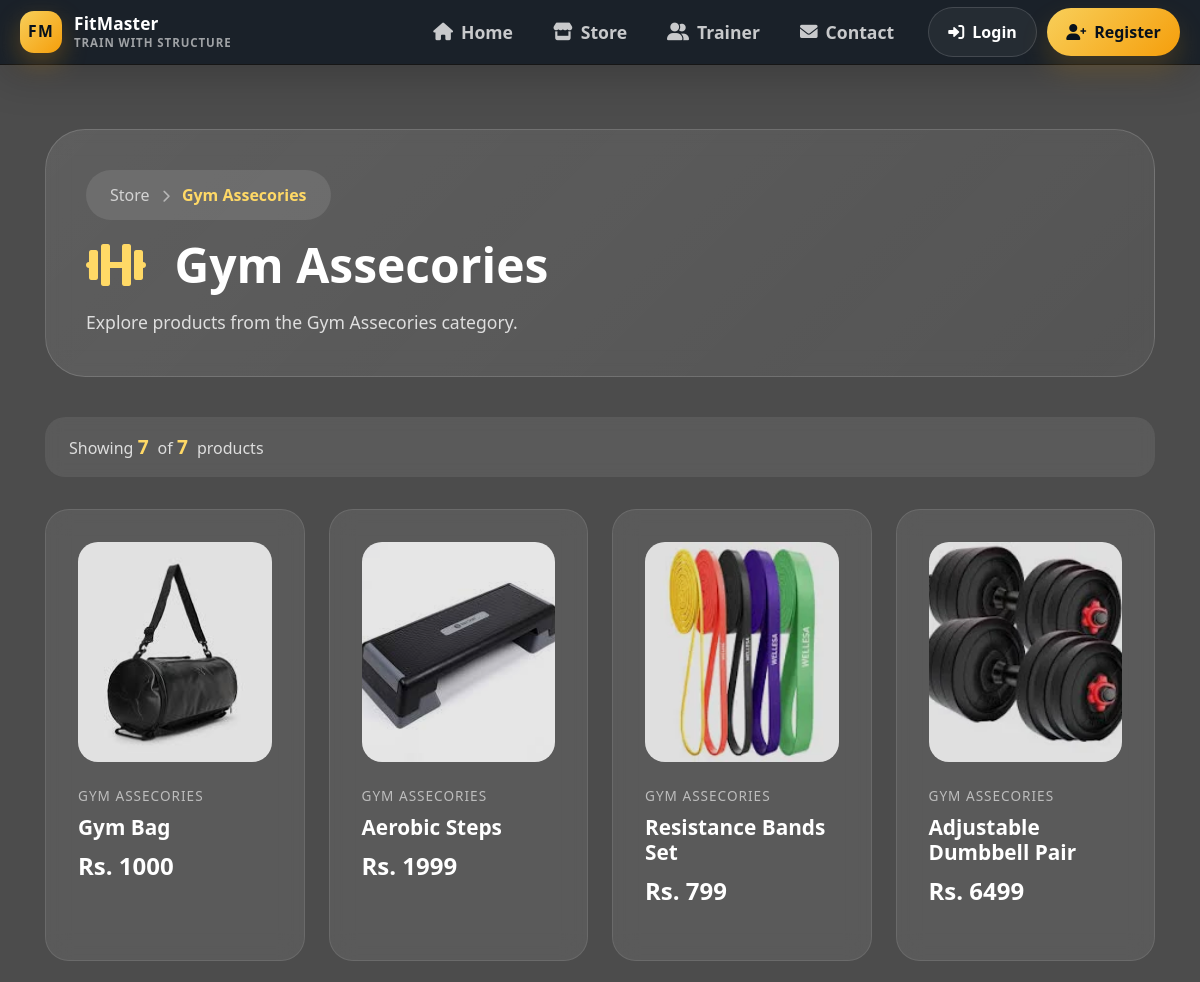
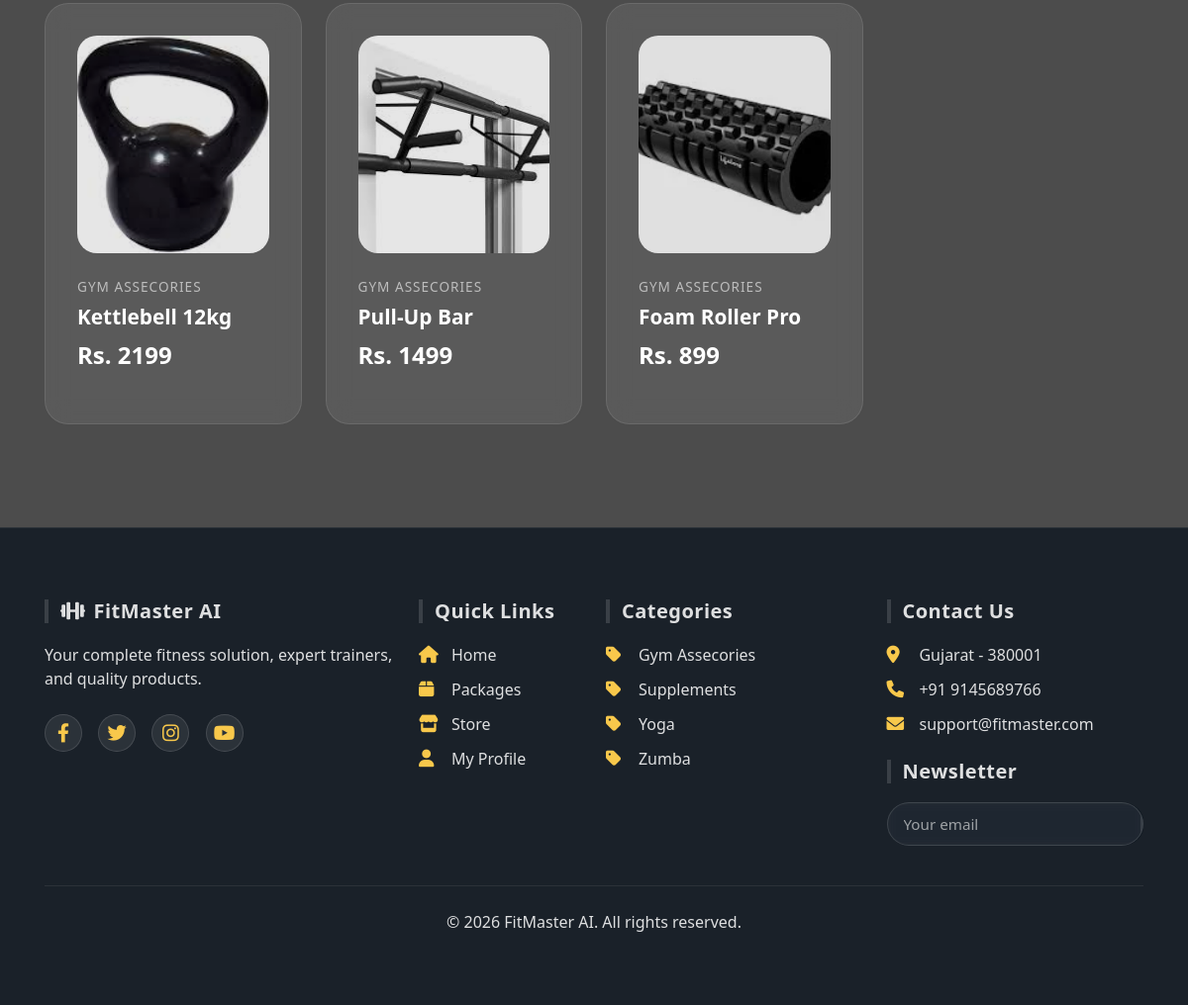
/product/1/, run on the app's committed database (2 pictures, top to bottom).
### Fit/models.py (models this page shows, shortened)
class Category(models.Model):
    name=models.CharField(max_length=100)
    image=models.ImageField(upload_to='Category_images')

class Product(models.Model):
    name=models.CharField(max_length=100)
    price=models.IntegerField()
    desc=models.TextField()
    stock=models.IntegerField(blank=True, null=True)
    image=models.ImageField(upload_to='pro_images',blank=True, null=True)
    category=models.ForeignKey(Category,on_delete=models.CASCADE,blank=True, null=True)

### Fit/views.py (the view)
# urls.py: path('product/<int:id>/', product, name='product'),
def product(request, id):
    category = Category.objects.filter(id=id).first()
    pro = Product.objects.filter(category=id)
    if 'login' in request.session:
        return render(request, 'prod.html', {'pro': pro, 'category': category, 'login': True})
    else:
        return render(request, 'prod.html', {'pro': pro, 'category': category})

### Fit/context_processors.py (called while the page is built)
def footer_categories(request):
    return {
        'footer_categories': Category.objects.all().order_by('name')[:4]
    }

### Fit/templates/prod.html (shortened to what this page needs)
{% extends "nav.html" %}
{% block content %}
    <div class="container">
        <div class="category-header" data-aos="fade-down">
            <div class="breadcrumb-custom mb-3">
                <a href="{% url 'store' %}">Store</a> <i class="fas fa-chevron-right"></i>
                <span>{{ category.name|default:"Products" }}</span>
            </div>
            <h1><i class="fas fa-dumbbell"></i> {{ category.name|default:"Products" }}</h1>
            <p class="mb-0 category-description">
                Explore products from the {{ category.name|default:"selected" }} category.
            </p>
        </div>
        <div class="sort-bar" data-aos="fade-down">
            <div class="results-count">
                Showing <strong>{{ pro|length }}</strong> of <strong>{{ pro|length }}</strong> products
            </div>
        </div>
        <div class="row g-4 products-container" id="productsContainer">
            {% for i in pro %}
                <div class="col-md-6 col-lg-4 col-xl-3 product-col" data-aos="fade-up">
                    <div class="glass-card product-card" data-product-id="{{ i.id }}">
                        <div class="product-image">
                            <a href="{% url 'product_detail' i.id %}">
                                {% if i.image %}
                                <img src="{{ i.image.url }}" alt="{{ i.name }}">
                                {% else %}
                                <img src="https://via.placeholder.com/400x300?text=FitMaster+Product" alt="{{ i.name }}">
                                {% endif %}
                            </a>
                        </div>
                        <div class="product-category">{{ i.category.name }}</div>
                        <h3 class="product-title">{{ i.name }}</h3>
                        <div class="product-price">
                            Rs. {{ i.price }}
                        </div>
                    </div>
                </div>
            {% empty %}
                <div class="col-12 text-center">
                    <p style="color: white;">No products available in this category.</p>
                </div>
            {% endfor %}
        </div>
    </div>
{% endblock %}

### Fit/templates/nav.html (shortened to what this page needs)
﻿<!DOCTYPE html>
<html lang="en">
<head>
    <link href="https://cdn.jsdelivr.net/npm/bootstrap@5.3.2/dist/css/bootstrap.min.css" rel="stylesheet">
    <link rel="stylesheet" href="https://cdnjs.cloudflare.com/ajax/libs/font-awesome/6.0.0/css/all.min.css">
    <link href="https://unpkg.com/aos@2.3.1/dist/aos.css" rel="stylesheet">
    {% load static %}
    <link rel="stylesheet" href="{% static 'css/style.css' %}">
    <link rel="stylesheet" href="{% static 'css/templates/nav.css' %}">
</head>
<body>
<nav class="navbar navbar-expand-lg fixed-top glass-navbar site-navbar">
    <div class="container">
        <a class="navbar-brand site-brand" href="{% url 'index' %}">
            <span class="site-brand-mark">
                <span class="site-brand-initials">FM</span>
            </span>
            <span class="site-brand-copy">
                <span class="site-brand-title">FitMaster</span>
                <span class="site-brand-sub">Train With Structure</span>
            </span>
        </a>
        <div class="collapse navbar-collapse" id="navbarNav">
            <ul class="navbar-nav ms-auto site-nav-links">
                <li class="nav-item">
                    <a class="nav-link {% if request.path == '/' %}active{% endif %}" href="{% url 'index' %}"><i class="fas fa-house"></i>Home</a>
                </li>
                <li class="nav-item">
                    <a class="nav-link {% if request.path == '/store/' %}active{% endif %}" href="{% url 'store' %}"><i class="fas fa-store"></i>Store</a>
                </li>
                <li class="nav-item">
                    <a class="nav-link {% if request.path == '/trainer-detail/' %}active{% endif %}" href="{% url 'trainer_detail' %}"><i class="fas fa-user-group"></i>Trainer</a>
                </li>
                <li class="nav-item">
                    <a class="nav-link {% if request.path == '/contact/' %}active{% endif %}" href="{% url 'contact_page' %}">
                        <i class="fas fa-envelope"></i>Contact
                    </a>
                </li>
            </ul>
            <div class="site-nav-actions">
                {% if request.session.login %}
                    <div class="site-account-dropdown" id="accountDropdown">
                        <button class="site-pill site-dropdown-toggle site-pill-outline" type="button" id="accountDropdownToggle" aria-expanded="false" aria-controls="accountDropdownMenu">
                            <i class="fas fa-user"></i>Account
                        </button>
                        <div class="site-dropdown-menu" id="accountDropdownMenu">
                            <a class="site-dropdown-item" href="{% url 'userprofile' %}">
                                <i class="fas fa-user-circle"></i>Profile
                            </a>
                            <a class="site-dropdown-item" href="{% url 'usermember' %}">
                                <i class="fas fa-crown"></i>Membership
                            </a>
                            <a class="site-dropdown-item" href="{% url 'myplan' %}">
                                <i class="fas fa-chart-line"></i>My Plans
                            </a>
                            <a class="site-dropdown-item" href="{% url 'user_orders' %}">
                                <i class="fas fa-bag-shopping"></i>Orders
                            </a>
                            <a class="site-dropdown-item" href="{% url 'bmi_calculator' %}">
                                <i class="fas fa-calculator"></i>BMI Tracker
                            </a>
                            <a class="site-dropdown-item" href="{% url 'cart_view' %}">
                                <i class="fas fa-cart-shopping"></i>Cart
                            </a>
                            <div class="site-dropdown-divider"></div>
                            <a class="site-dropdown-item" href="{% url 'logout' %}">
                                <i class="fas fa-right-from-bracket"></i>Logout
                            </a>
                        </div>
                    </div>
                {% else %}
                    <a class="site-pill site-pill-outline" href="{% url 'login' %}">
                        <i class="fas fa-right-to-bracket"></i>Login
                    </a>
                    <a class="site-pill site-pill-primary" href="{% url 'register' %}">
                        <i class="fas fa-user-plus"></i>Register
                    </a>
                {% endif %}
            </div>
        </div>
    </div>
</nav>
<main class="w-100">
    {% block content %}{% endblock %}
</main>
<footer class="glass-footer" id="contact">
    <div class="container">
        <div class="row g-4">
            <div class="col-lg-4 col-md-6">
                <h5><i class="fas fa-dumbbell me-2"></i>FitMaster AI</h5>
                <p class="mt-3">Your complete fitness solution, expert trainers, and quality
                    products.</p>
                <div class="social-links">
                    <a href="#"><i class="fab fa-facebook-f"></i></a>
                    <a href="#"><i class="fab fa-twitter"></i></a>
                    <a href="#"><i class="fab fa-instagram"></i></a>
                    <a href="#"><i class="fab fa-youtube"></i></a>
                </div>
            </div>
            <div class="col-lg-2 col-md-6">
                <h5>Quick Links</h5>
                <ul class="footer-links">
                    <li><a href="{% url 'index' %}"><i class="fas fa-home"></i> Home</a></li>
                    <li><a href="{% url 'usermember' %}"><i class="fas fa-box"></i> Packages</a></li>
                    <li><a href="{% url 'store' %}"><i class="fas fa-store"></i> Store</a></li>
                    <li><a href="{% url 'userprofile' %}"><i class="fas fa-user"></i> My Profile</a></li>
                </ul>
            </div>
            <div class="col-lg-3 col-md-6">
                <h5>Categories</h5>
                <ul class="footer-links">
                    {% for category in footer_categories %}
                    <li><a href="{% url 'product' category.id %}"><i class="fas fa-tag"></i> {{ category.name }}</a></li>
                    {% empty %}
                    <li><a href="{% url 'store' %}"><i class="fas fa-store"></i> Browse Products</a></li>
                    {% endfor %}
                </ul>
            </div>
            <div class="col-lg-3 col-md-6">
                <h5>Contact Us</h5>
                <ul class="footer-links">
                    <li><i class="fas fa-map-marker-alt"></i> Gujarat - 380001</li>
                    <li><i class="fas fa-phone"></i> +91 9145689766</li>
                    <li><i class="fas fa-envelope"></i> support@fitmaster.com</li>
                </ul>
                <h5 class="mt-4">Newsletter</h5>
                <form method="post" action="{% url 'subscribe_newsletter' %}" class="newsletter-form">
                    <input type="email" name="newsletter_email" placeholder="Your email" required>
                    <button type="submit"></button>
                </form>
            </div>
        </div>
        <div class="footer-bottom">
            <p>&copy; 2026 FitMaster AI. All rights reserved.</p>
        </div>
    </div>
</footer>
</body>
</html>

### Fit/static/css/templates/nav.css (style rules this page uses)
.site-navbar .container { min-height: 76px; }
.site-brand { display: inline-flex; align-items: center; gap: 12px; color: #ffffff !important; font-weight: 800 !important; letter-spacing: 0.02em; font-size: 1.3rem !important; line-height: 1; margin-right: 0; }
.site-brand-mark { width: 42px; height: 42px; border-radius: 14px; display: inline-flex; align-items: center; justify-content: center; background: linear-gradient(135deg, #f8cf5a, #f59e0b); color: #07111c; box-shadow: 0 10px 26px rgba(245, 158, 11, 0.28); flex-shrink: 0; }
.site-brand-initials { font-size: 0.98rem; font-weight: 900; letter-spacing: 0.08em; line-height: 1; }
.site-brand-copy { display: inline-flex; flex-direction: column; justify-content: center; align-items: flex-start; line-height: 1.05; }
.site-brand-title { display: block; font-size: 1.08rem; letter-spacing: 0.01em; }
.site-brand-sub { display: block; font-size: 0.72rem; font-weight: 600; color: rgba(255, 255, 255, 0.58); letter-spacing: 0.08em; text-transform: uppercase; margin-top: 4px; }
.site-nav-links { align-items: center; gap: 8px; }
.site-nav-links .nav-link { color: rgba(255, 255, 255, 0.76) !important; font-weight: 600; font-size: 0.95rem; border-radius: 999px; padding: 0.72rem 1rem !important; transition: 0.2s ease; display: inline-flex; align-items: center; gap: 8px; }
.site-nav-actions { display: flex; align-items: center; gap: 10px; margin-left: 18px; flex-wrap: wrap; }
.site-pill { display: inline-flex; align-items: center; justify-content: center; gap: 8px; padding: 0.78rem 1.2rem; border-radius: 999px; text-decoration: none; font-weight: 700; transition: 0.2s ease; white-space: nowrap; }
.site-pill-outline { color: #ffffff !important; border: 1px solid rgba(255, 255, 255, 0.14); background: rgba(255, 255, 255, 0.05); }
.site-pill-primary { color: #07111c !important; background: linear-gradient(135deg, #f8cf5a, #f59e0b); box-shadow: 0 14px 28px rgba(245, 158, 11, 0.18); }

### Fit/templates/nav.html (style rules this page uses)
.glass-footer { background: rgba(7, 17, 28, 0.72) !important; backdrop-filter: blur(16px) !important; -webkit-backdrop-filter: blur(16px) !important; border-top: 1px solid rgba(255, 255, 255, 0.08) !important; color: #ffffff !important; }
.glass-footer h5, .glass-footer p, .glass-footer .footer-links li, .glass-footer .footer-links a, .glass-footer .footer-bottom, .glass-footer .footer-bottom p { color: rgba(255, 255, 255, 0.86) !important; }
.glass-footer h5 { border-left-color: rgba(255, 255, 255, 0.14) !important; }
.glass-footer .footer-links i, .glass-footer .newsletter-form button, .glass-footer .social-links a { color: #f8c84b !important; }
.glass-footer .social-links a { background: rgba(255, 255, 255, 0.08) !important; border: 1px solid rgba(255, 255, 255, 0.12) !important; }
.glass-footer .newsletter-form { background: rgba(255, 255, 255, 0.08) !important; border: 1px solid rgba(255, 255, 255, 0.12) !important; }
.glass-footer .newsletter-form input, .glass-footer .newsletter-form input::placeholder { color: rgba(255, 255, 255, 0.82) !important; }
.glass-footer .footer-bottom { border-top: 1px solid rgba(255, 255, 255, 0.08) !important; }

### data on the page
Category: name "Gym Assecories"
Product: image (picture), category.name "GYM ASSECORIES", name "Gym Bag", price "1000"
Product: image (picture), category.name "GYM ASSECORIES", name "Aerobic Steps", price "1999"
Product: image (picture), category.name "GYM ASSECORIES", name "Resistance Bands Set", price "799"
Product: image (picture), category.name "GYM ASSECORIES", name "Adjustable Dumbbell Pair", price "6499"
Product: image (picture), category.name "GYM ASSECORIES", name "Kettlebell 12kg", price "2199"
Product: image (picture), category.name "GYM ASSECORIES", name "Pull-Up Bar", price "1499"
Product: image (picture), category.name "GYM ASSECORIES", name "Foam Roller Pro", price "899"
Category: name "Supplements"
Category: name "Yoga"
Category: name "Zumba"

### other printed values
{{ pro|length }} "7"
